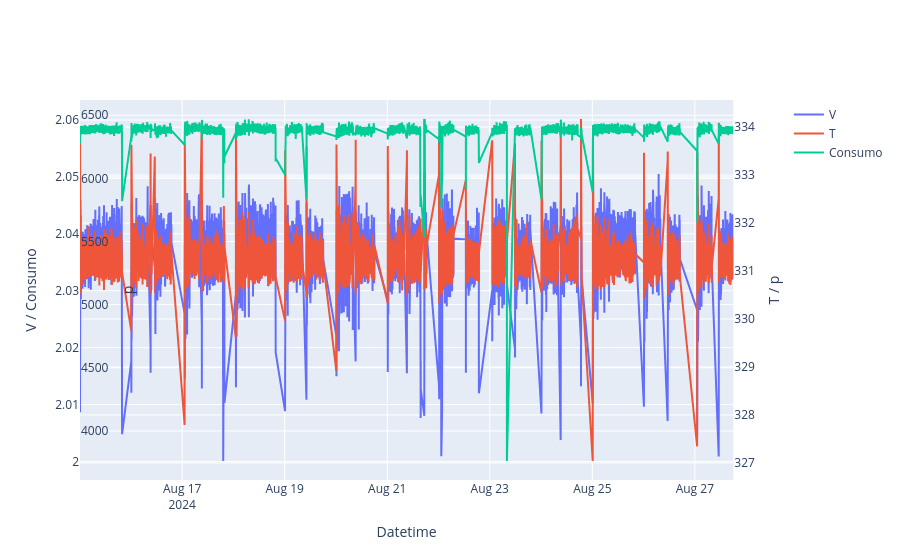

Notebook code cell kept with this figure:
### Markdown cell above
## DATA VISUALIZATION

### Code cell
from plotly.subplots import make_subplots

# Create subplots with shared x-axis
fig = make_subplots(specs=[[{"secondary_y": True}]])

# Add traces
fig.add_trace(go.Scatter(x=df['datetime'], y=df['V'], mode='lines', name='V'), secondary_y=False)
fig.add_trace(go.Scatter(x=df['datetime'], y=df['T'], mode='lines', name='T'), secondary_y=True)
fig.add_trace(go.Scatter(x=df['datetime'], y=df['Consumo'], mode='lines', name='Consumo', yaxis='y3'))
# Create axis objects
fig.update_layout(
    yaxis3=dict(title='p', side='right', overlaying='y', anchor='free')
)

# Set axis titles
fig.update_xaxes(title_text="Datetime")
fig.update_yaxes(title_text="V / Consumo", secondary_y=False)
fig.update_yaxes(title_text="T / p", secondary_y=True)

# Show plot
fig.show()

### Figure 1 — Plotly figure (JSON) as saved in the notebook; plotly's stock layout.template omitted (floating-point values rounded to 4 significant figures; data arrays with more than 128 entries replaced by an {"elided": "..."} marker saying what was removed)
{"data": [{"mode": "lines", "name": "V", "type": "scatter", "x": {"elided": "12563 str values"}, "xaxis": "x", "y": {"elided": "12563 float values"}, "yaxis": "y"}, {"mode": "lines", "name": "T", "type": "scatter", "x": {"elided": "12563 str values"}, "xaxis": "x", "y": {"elided": "12563 float values"}, "yaxis": "y2"}, {"mode": "lines", "name": "Consumo", "type": "scatter", "x": {"elided": "12563 str values"}, "y": {"elided": "12563 float values"}, "yaxis": "y3"}], "layout": {"xaxis": {"anchor": "y", "domain": [0, 0.94], "title": {"text": "Datetime"}}, "yaxis": {"anchor": "x", "domain": [0, 1], "title": {"text": "V / Consumo"}}, "yaxis2": {"anchor": "x", "overlaying": "y", "side": "right", "title": {"text": "T / p"}}, "yaxis3": {"anchor": "free", "overlaying": "y", "side": "right", "title": {"text": "p"}}}}
